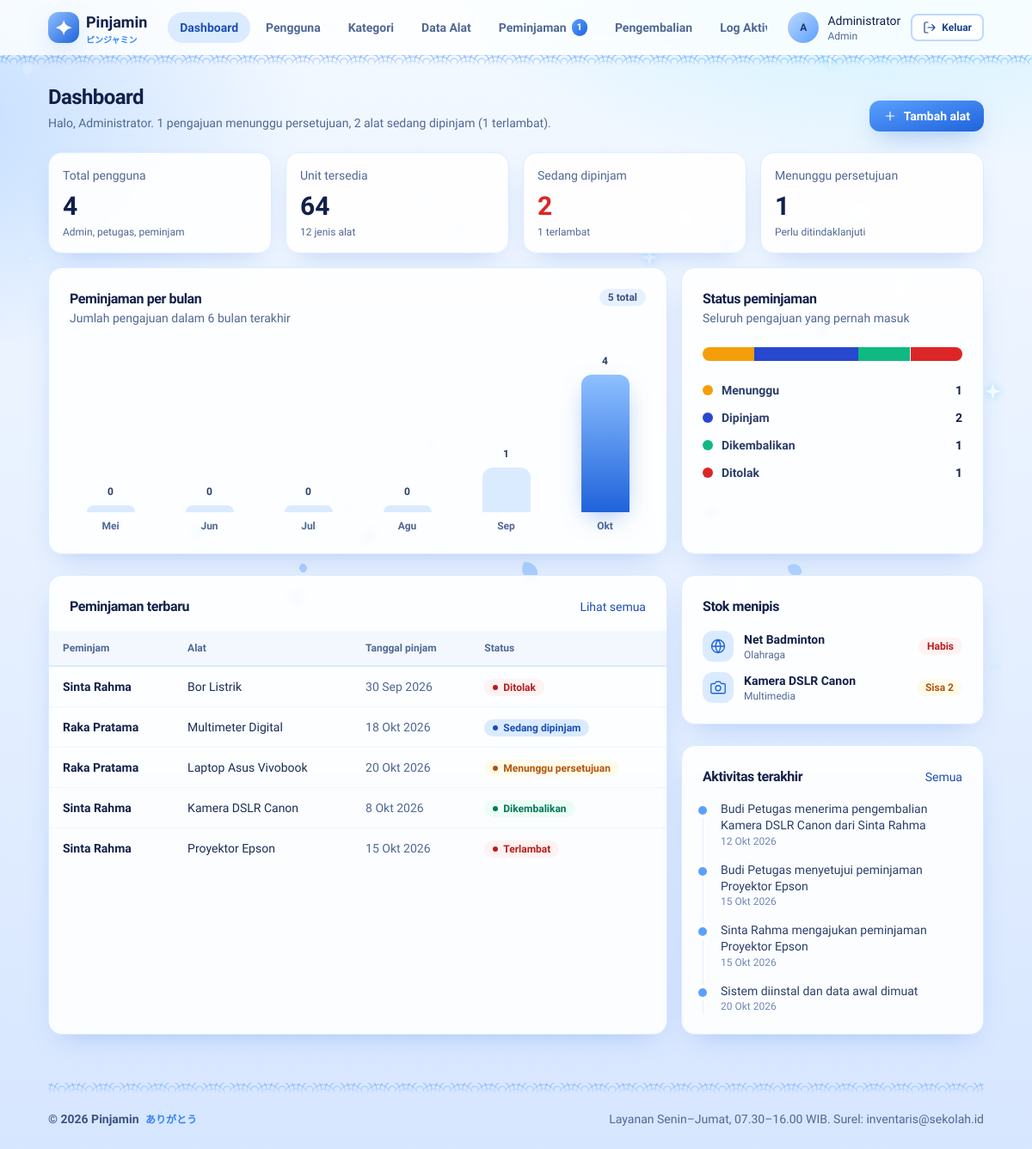
Screenshot of /admin/dashboard.php (signed in) with the database file from the repository.
### tables this page shows
CREATE TABLE peminjaman (
  id_peminjaman INT(11) NOT NULL AUTO_INCREMENT,
  id_user INT(11) NOT NULL,
  id_alat INT(11) NOT NULL,
  tanggal_pinjam DATE NOT NULL,
  tanggal_kembali DATE NOT NULL,
  status INT(11) NOT NULL,
  persetujuan INT(11) NOT NULL,
  PRIMARY KEY (id_peminjaman),
  FOREIGN KEY (id_user) REFERENCES user(id_user),
  FOREIGN KEY (id_alat) REFERENCES alat(id_alat)
);

CREATE TABLE user (
  id_user INT(11) NOT NULL AUTO_INCREMENT,
  nama VARCHAR(255) NOT NULL,
  username VARCHAR(255) NOT NULL,
  password VARCHAR(255) NOT NULL,
  level ENUM('admin','petugas','peminjam') NOT NULL,
  PRIMARY KEY (id_user)
);

CREATE TABLE alat (
  id_alat INT(11) NOT NULL AUTO_INCREMENT,
  nama_alat VARCHAR(255) NOT NULL,
  id_kategori INT(11) NOT NULL,
  stok INT(11) NOT NULL,
  kondisi VARCHAR(255) NOT NULL,
  PRIMARY KEY (id_alat),
  FOREIGN KEY (id_kategori) REFERENCES kategori(id_kategori)
);

CREATE TABLE kategori (
  id_kategori INT(11) NOT NULL AUTO_INCREMENT,
  nama_kategori VARCHAR(255) NOT NULL,
  PRIMARY KEY (id_kategori)
);

CREATE TABLE log_aktivitas (
  id_log INT(11) NOT NULL AUTO_INCREMENT,
  aktivitas TEXT NOT NULL,
  tanggal DATE NOT NULL,
  PRIMARY KEY (id_log)
);

### includes/auth.php (called while the page is built, shortened)
<?php
require_once __DIR__ . '/../config/koneksi.php';
$user = [
    'id'       => (int)$_SESSION['id_user'],
    'nama'     => $_SESSION['nama'],
    'username' => $_SESSION['username'],
    'level'    => $_SESSION['level'],
];

### admin/dashboard.php (the view, shortened to what this page needs)
<?php
require_once '../includes/auth.php';
$total_user      = (int)db_val($koneksi, 'SELECT COUNT(*) FROM user');
$jenis_alat      = (int)db_val($koneksi, 'SELECT COUNT(*) FROM alat');
$unit_tersedia   = (int)db_val($koneksi, 'SELECT COALESCE(SUM(stok),0) FROM alat');
$sedang_dipinjam = (int)db_val($koneksi, 'SELECT COUNT(*) FROM peminjaman WHERE persetujuan = 1 AND status = 1');
$terlambat       = (int)db_val($koneksi, 'SELECT COUNT(*) FROM peminjaman WHERE persetujuan = 1 AND status = 1 AND tanggal_kembali < CURDATE()');
$menunggu        = (int)db_val($koneksi, 'SELECT COUNT(*) FROM peminjaman WHERE persetujuan = 0');
$nama_bulan = [1 => 'Jan', 'Feb', 'Mar', 'Apr', 'Mei', 'Jun', 'Jul', 'Agu', 'Sep', 'Okt', 'Nov', 'Des'];
$bulan = [];
for ($i = 5; $i >= 0; $i--) {
    $t = strtotime("first day of -$i month");
    $bulan[date('Y-m', $t)] = ['label' => $nama_bulan[(int)date('n', $t)], 'jumlah' => 0];
}
$rows = db_all($koneksi, "SELECT DATE_FORMAT(tanggal_pinjam, '%Y-%m') AS ym, COUNT(*) AS n
                          FROM peminjaman
                          WHERE tanggal_pinjam >= DATE_SUB(DATE_FORMAT(CURDATE(), '%Y-%m-01'), INTERVAL 5 MONTH)
                          GROUP BY ym");
foreach ($rows as $r) {
    if (isset($bulan[$r['ym']])) {
        $bulan[$r['ym']]['jumlah'] = (int)$r['n'];
    }
}
$maks = max(1, max(array_column($bulan, 'jumlah')));
$s_menunggu = $menunggu;
$s_dipinjam = $sedang_dipinjam;
$s_kembali  = (int)db_val($koneksi, 'SELECT COUNT(*) FROM peminjaman WHERE persetujuan = 1 AND status = 2');
$s_tolak    = (int)db_val($koneksi, 'SELECT COUNT(*) FROM peminjaman WHERE persetujuan = 2');
$s_total    = max(1, $s_menunggu + $s_dipinjam + $s_kembali + $s_tolak);
$sebaran = [
    ['Menunggu', $s_menunggu, '#F59E0B'],
    ['Dipinjam', $s_dipinjam, '#2748CF'],
    ['Dikembalikan', $s_kembali, '#10B981'],
    ['Ditolak', $s_tolak, '#DC2626'],
];
$terbaru = db_all($koneksi, 'SELECT p.*, u.nama AS peminjam, a.nama_alat
                             FROM peminjaman p
                             JOIN user u ON u.id_user = p.id_user
                             JOIN alat a ON a.id_alat = p.id_alat
                             ORDER BY p.id_peminjaman DESC LIMIT 6');
$log = db_all($koneksi, 'SELECT * FROM log_aktivitas ORDER BY id_log DESC LIMIT 6');
$stok_tipis = db_all($koneksi, 'SELECT a.*, k.nama_kategori FROM alat a JOIN kategori k ON k.id_kategori = a.id_kategori WHERE a.stok <= 2 ORDER BY a.stok ASC, a.nama_alat LIMIT 5');
require_once '../includes/header.php';
require_once '../includes/navbar.php';
?>
<div class="mb-6 flex flex-wrap items-end justify-between gap-3">
    <div>
        <h2 class="text-2xl font-semibold text-zinc-900">Dashboard</h2>
        <p class="mt-1 text-sm text-zinc-500">
            Halo, <?= e(explode(' ', $user['nama'])[0]) ?>.
            <?= $menunggu > 0 ? $menunggu . ' pengajuan menunggu persetujuan' : 'Semua pengajuan sudah diproses' ?>,
            <?= $sedang_dipinjam ?> alat sedang dipinjam<?= $terlambat > 0 ? ' (' . $terlambat . ' terlambat)' : '' ?>.
        </p>
    </div>
    <a href="<?= url('admin/alat.php') ?>" class="btn btn-primary"><?= icon('plus', 'w-4 h-4') ?> Tambah alat</a>
</div>
<section class="grid grid-cols-2 gap-4 lg:grid-cols-4">
    <?php
    $stat = [
        ['Total pengguna', $total_user, 'admin/user.php', 'Admin, petugas, peminjam', 'text-zinc-900'],
        ['Unit tersedia', $unit_tersedia, 'admin/alat.php', $jenis_alat . ' jenis alat', 'text-zinc-900'],
        ['Sedang dipinjam', $sedang_dipinjam, 'admin/peminjaman.php?filter=dipinjam', $terlambat . ' terlambat', $terlambat > 0 ? 'text-red-600' : 'text-zinc-900'],
        ['Menunggu persetujuan', $menunggu, 'admin/peminjaman.php?filter=menunggu', 'Perlu ditindaklanjuti', 'text-zinc-900'],
    ];
    foreach ($stat as $s): ?>
        <a href="<?= url($s[2]) ?>" class="card p-4 transition-colors hover:border-zinc-300">
            <p class="text-sm text-zinc-500"><?= e($s[0]) ?></p>
            <p class="mt-2 text-3xl font-semibold <?= $s[4] ?>" data-count="<?= (int)$s[1] ?>"><?= (int)$s[1] ?></p>
            <p class="mt-1 text-xs text-zinc-500"><?= e($s[3]) ?></p>
        </a>
    <?php endforeach; ?>
</section>
<section class="mt-4 grid gap-4 lg:grid-cols-3">
    <div class="card p-6 lg:col-span-2">
        <div class="flex items-start justify-between gap-4">
            <div>
                <h3 class="text-base font-semibold text-zinc-900">Peminjaman per bulan</h3>
                <p class="text-sm text-zinc-500">Jumlah pengajuan dalam 6 bulan terakhir</p>
            </div>
            <span class="badge badge-gray"><?= array_sum(array_column($bulan, 'jumlah')) ?> total</span>
        </div>
        <div class="mt-8 flex h-52 items-end gap-3 sm:gap-5">
            <?php $n = 0; foreach ($bulan as $b):
                $tinggi = $b['jumlah'] > 0 ? max(8, round($b['jumlah'] / $maks * 100)) : 4; ?>
                <div class="flex h-full flex-1 flex-col items-center justify-end gap-2">
                    <span class="text-xs font-semibold text-zinc-700"><?= $b['jumlah'] ?></span>
                    <div class="bar-grow w-full max-w-[3.5rem] rounded-t-xl <?= $b['jumlah'] === $maks && $maks > 0 ? 'bg-gradient-to-t from-accent-600 to-accent-300 shadow-glow' : 'bg-accent-100' ?>" style="height:<?= $tinggi ?>%;--d:<?= 200 + $n * 90 ?>ms"></div>
                    <span class="text-xs font-semibold text-zinc-500"><?= e($b['label']) ?></span>
                </div>
            <?php $n++; endforeach; ?>
        </div>
    </div>
    <div class="card p-6">
        <h3 class="text-base font-semibold text-zinc-900">Status peminjaman</h3>
        <p class="text-sm text-zinc-500">Seluruh pengajuan yang pernah masuk</p>
        <div class="mt-6 flex h-4 overflow-hidden rounded-full bg-zinc-100">
            <?php foreach ($sebaran as $s): if ($s[1] > 0): ?>
                <div class="seg-grow h-full" style="width:<?= round($s[1] / $s_total * 100, 1) ?>%;background:<?= $s[2] ?>;--d:300ms" title="<?= e($s[0]) ?>: <?= $s[1] ?>"></div>
            <?php endif; endforeach; ?>
        </div>
        <ul class="mt-6 space-y-3">
            <?php foreach ($sebaran as $s): ?>
                <li class="flex items-center justify-between text-sm">
                    <span class="flex items-center gap-2.5 font-semibold text-zinc-700"><span class="h-3 w-3 rounded-full" style="background:<?= $s[2] ?>"></span><?= e($s[0]) ?></span>
                    <span class="font-semibold text-zinc-900"><?= $s[1] ?></span>
                </li>
            <?php endforeach; ?>
        </ul>
    </div>
</section>
<section class="mt-6 grid gap-4 lg:grid-cols-3">
    <div class="card overflow-hidden lg:col-span-2">
        <div class="flex items-center justify-between p-6 pb-4">
            <h3 class="text-base font-semibold text-zinc-900">Peminjaman terbaru</h3>
            <a href="<?= url('admin/peminjaman.php') ?>" class="text-sm font-medium text-accent-700 hover:underline">Lihat semua</a>
        </div>
        <div class="overflow-x-auto scroll-thin">
            <table class="tbl">
                <thead><tr><th>Peminjam</th><th>Alat</th><th>Tanggal pinjam</th><th>Status</th></tr></thead>
                <tbody>
                <?php foreach ($terbaru as $r): ?>
                    <tr>
                        <td class="font-semibold text-zinc-900"><?= e($r['peminjam']) ?></td>
                        <td><?= e($r['nama_alat']) ?></td>
                        <td class="whitespace-nowrap text-zinc-500"><?= tgl($r['tanggal_pinjam']) ?></td>
                        <td><?= badge_status($r) ?></td>
                    </tr>
                <?php endforeach; ?>
                </tbody>
            </table>
        </div>
    </div>
    <div class="space-y-6">
        <div class="card p-6">
            <h3 class="text-base font-semibold text-zinc-900">Stok menipis</h3>
            <ul class="mt-4 space-y-3">
                <?php foreach ($stok_tipis as $a): ?>
                    <li class="flex items-center gap-3">
                        <span class="grid h-9 w-9 shrink-0 place-items-center rounded-xl bg-accent-100 text-accent-600"><?= icon(kategori_ikon($a['nama_kategori']), 'w-[18px] h-[18px]') ?></span>
                        <div class="min-w-0 flex-1 leading-tight">
                            <p class="truncate text-sm font-semibold text-zinc-900"><?= e($a['nama_alat']) ?></p>
                            <p class="text-xs text-zinc-500"><?= e($a['nama_kategori']) ?></p>
                        </div>
                        <span class="badge <?= (int)$a['stok'] === 0 ? 'badge-red' : 'badge-amber' ?>"><?= (int)$a['stok'] === 0 ? 'Habis' : 'Sisa ' . (int)$a['stok'] ?></span>
                    </li>
                <?php endforeach; ?>
            </ul>
        </div>
        <div class="card p-6">
            <div class="flex items-center justify-between">
                <h3 class="text-base font-semibold text-zinc-900">Aktivitas terakhir</h3>
                <a href="<?= url('admin/log_aktivitas.php') ?>" class="text-sm font-medium text-accent-700 hover:underline">Semua</a>
            </div>
            <ol class="relative mt-4 space-y-4 border-l border-zinc-100 pl-5">
                <?php foreach ($log as $l): ?>
                    <li class="relative">
                        <span class="absolute -left-[26px] top-1.5 h-2.5 w-2.5 rounded-full bg-accent-400 ring-4 ring-white"></span>
                        <p class="text-sm leading-snug text-zinc-700"><?= e($l['aktivitas']) ?></p>
                        <p class="text-xs text-zinc-400"><?= tgl($l['tanggal']) ?></p>
                    </li>
                <?php endforeach; ?>
            </ol>
        </div>
    </div>
</section>
<?php require_once '../includes/footer.php'; ?>

### config/koneksi.php (shortened to what this page needs)
<?php
function e($teks)
{
    return htmlspecialchars((string)$teks, ENT_QUOTES, 'UTF-8');
}
function url($path = '')
{
    return BASE_URL . '/' . ltrim($path, '/');
}
function db_query($k, $sql, $params = [])
{
    $st = $k->prepare($sql);
    $st->execute();
    return $st;
}
function db_all($k, $sql, $params = [])
{
    $st = db_query($k, $sql, $params);
    $hasil = $st->get_result()->fetch_all(MYSQLI_ASSOC);
    return $hasil;
}
function db_row($k, $sql, $params = [])
{
    $rows = db_all($k, $sql, $params);
    return $rows ? $rows[0] : null;
}
function db_val($k, $sql, $params = [])
{
    $row = db_row($k, $sql, $params);
    return $row ? array_values($row)[0] : null;
}
function tgl($tanggal)
{
    $bln = [1 => 'Jan', 'Feb', 'Mar', 'Apr', 'Mei', 'Jun', 'Jul', 'Agu', 'Sep', 'Okt', 'Nov', 'Des'];
    $t = strtotime($tanggal);
    return date('j', $t) . ' ' . $bln[(int)date('n', $t)] . ' ' . date('Y', $t);
}
function status_info($r)
{
    if ((int)$r['persetujuan'] === 0) {
        return ['Menunggu persetujuan', 'amber'];
    }
    if ((int)$r['persetujuan'] === 2) {
        return ['Ditolak', 'red'];
    }
    if ((int)$r['status'] === 2) {
        return ['Dikembalikan', 'green'];
    }
    if ($r['tanggal_kembali'] < date('Y-m-d')) {
        return ['Terlambat', 'red'];
    }
    return ['Sedang dipinjam', 'blue'];
}
function badge($label, $nada = 'gray')
{
    return '<span class="badge badge-' . e($nada) . '"><i></i>' . e($label) . '</span>';
}
function badge_status($r)
{
    $s = status_info($r);
    return badge($s[0], $s[1]);
}
function kategori_ikon($nama)
{
    $n = strtolower($nama);
    if (strpos($n, 'multi') !== false) return 'camera';
    if (strpos($n, 'olahraga') !== false) return 'ball';
    return 'box';
}
function icon($nama, $kelas = 'w-5 h-5')
{
    $path = isset($d[$nama]) ? $d[$nama] : $d['box'];
    return '<svg class="' . e($kelas) . '" viewBox="0 0 24 24" fill="none" stroke="currentColor" stroke-width="1.8" stroke-linecap="round" stroke-linejoin="round" aria-hidden="true"><path d="' . $path . '"/></svg>';
}
    ob_start(); ?>

### rows the page displays
peminjaman: id_user.nama "Sinta Rahma", id_alat.nama_alat "Bor Listrik", tanggal_pinjam "30 Sep 2026", label "Ditolak"
peminjaman: id_user.nama "Raka Pratama", id_alat.nama_alat "Multimeter Digital", tanggal_pinjam "18 Okt 2026", label "Sedang dipinjam"
peminjaman: id_user.nama "Raka Pratama", id_alat.nama_alat "Laptop Asus Vivobook", tanggal_pinjam "20 Okt 2026", label "Menunggu persetujuan"
peminjaman: id_user.nama "Sinta Rahma", id_alat.nama_alat "Kamera DSLR Canon", tanggal_pinjam "8 Okt 2026", label "Dikembalikan"
peminjaman: id_user.nama "Sinta Rahma", id_alat.nama_alat "Proyektor Epson", tanggal_pinjam "15 Okt 2026", label "Terlambat"
alat: nama_alat "Net Badminton", id_kategori.nama_kategori "Olahraga", stok "Habis"
alat: nama_alat "Kamera DSLR Canon", id_kategori.nama_kategori "Multimedia", stok "2"
log_aktivitas: aktivitas "Budi Petugas menerima pengembalian Kamera DSLR Canon dari Sinta Rahma", tanggal "12 Okt 2026"
log_aktivitas: aktivitas "Budi Petugas menyetujui peminjaman Proyektor Epson", tanggal "15 Okt 2026"
log_aktivitas: aktivitas "Sinta Rahma mengajukan peminjaman Proyektor Epson", tanggal "15 Okt 2026"
log_aktivitas: aktivitas "Sistem diinstal dan data awal dimuat", tanggal "20 Okt 2026"

### other values shown
$m[1] "Dashboard"
$m[1] "Pengguna"
$m[1] "Kategori"
$m[1] "Data Alat"
$m[1] "Peminjaman"
$m[1] "Pengembalian"
$m[1] "Log…"
inisial($user['nama']) "A"
$user['nama'] "Administrator"
$user['level'] "Admin"
explode(' ', $user['nama'])[0] "Administrator"
$menunggu "1"
$sedang_dipinjam "2"
$terlambat "1"
$s[0] "Total pengguna"
